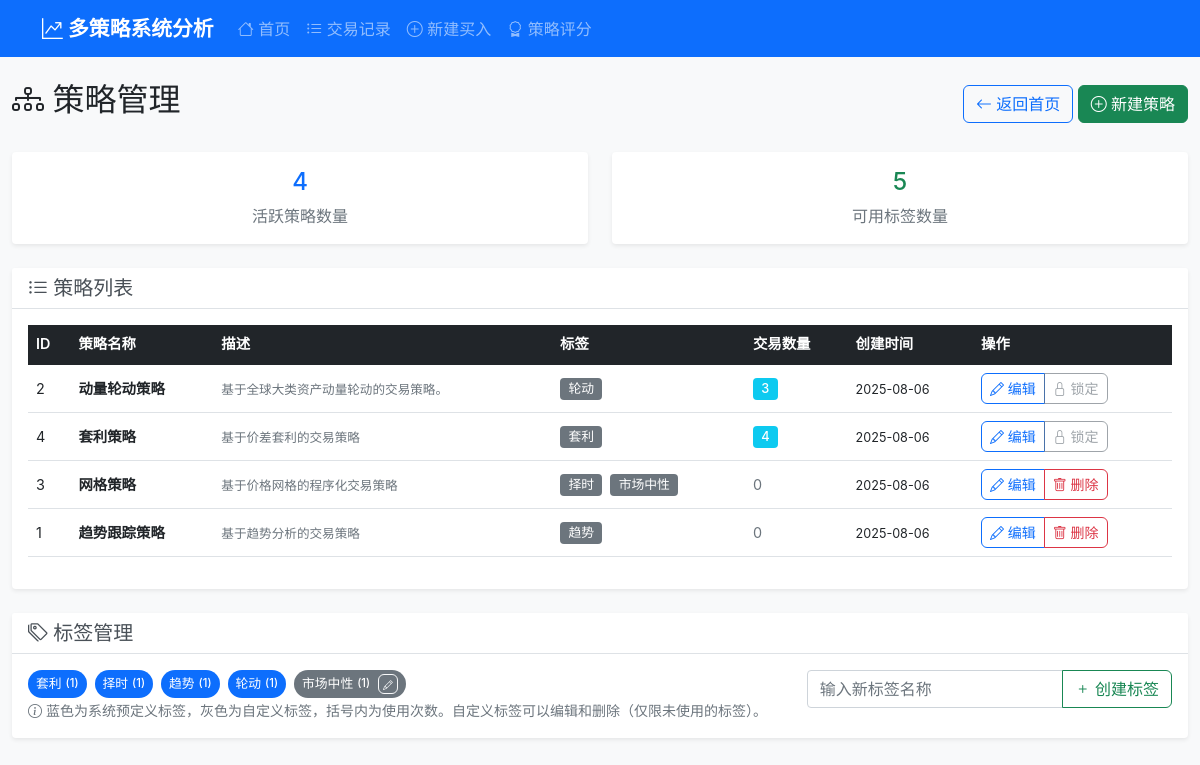
/strategies, run on an earlier commit of the app's database.
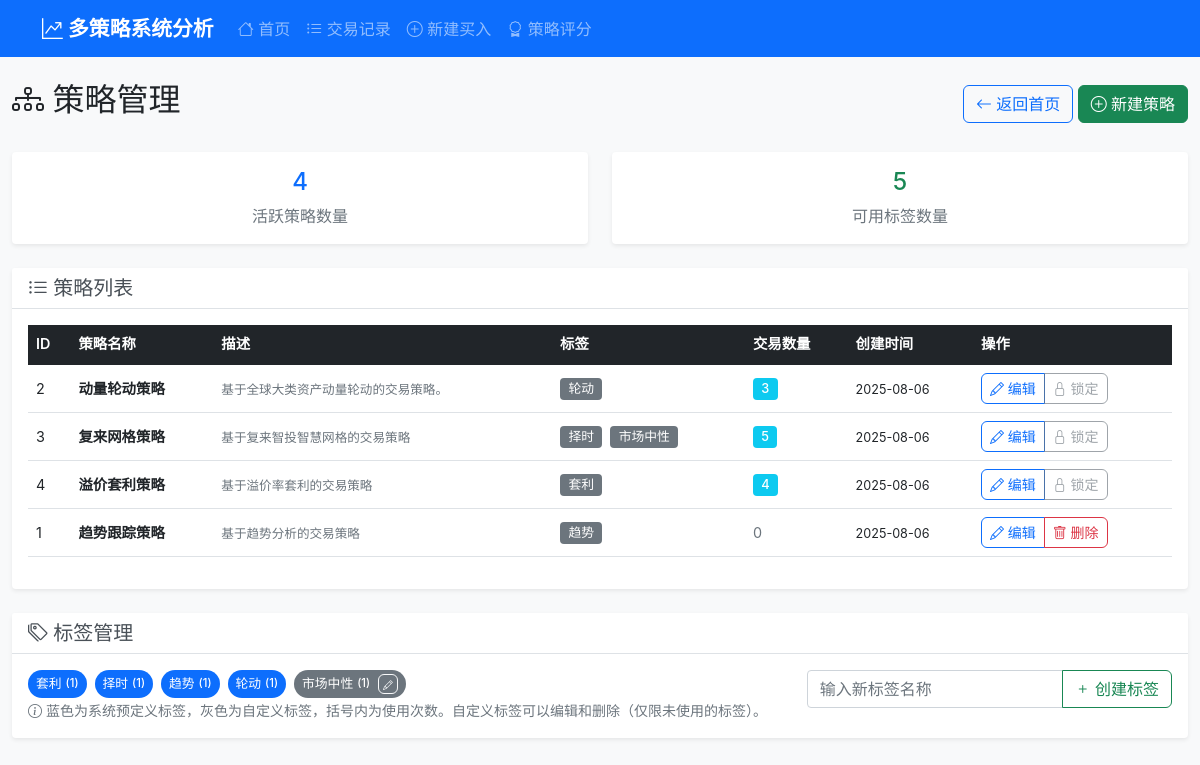
And on a later commit of the database.
### tables this page shows
CREATE TABLE strategies (
                id INTEGER PRIMARY KEY AUTOINCREMENT,
                name TEXT NOT NULL UNIQUE,
                description TEXT,
                is_active BOOLEAN DEFAULT 1,
                created_at TIMESTAMP DEFAULT CURRENT_TIMESTAMP,
                updated_at TIMESTAMP DEFAULT CURRENT_TIMESTAMP
            );

CREATE TABLE strategy_tags (
                id INTEGER PRIMARY KEY AUTOINCREMENT,
                name TEXT NOT NULL UNIQUE,
                is_predefined BOOLEAN DEFAULT 0,
                created_at TIMESTAMP DEFAULT CURRENT_TIMESTAMP
            );

### routes/strategy_routes.py (the view)
@strategy_bp.route('/strategies')
def strategies():
    try:
        strategy_service = StrategyService(current_app.db_service)
        trading_service = TradingService(current_app.db_service)
        strategies_list = strategy_service.get_all_strategies()
        for strategy in strategies_list:
            trades = trading_service.get_all_trades(strategy=strategy['name'])
            strategy['trade_count'] = len([t for t in trades if t['status'] != 'deleted'])
        tags = strategy_service.get_all_tags()
        usage_rows = strategy_service.db.execute_query(
            'SELECT tag_id, COUNT(*) AS usage_count FROM strategy_tag_relations GROUP BY tag_id'
        )
        tag_id_to_usage = {row['tag_id']: row['usage_count'] for row in usage_rows}
        for tag in tags:
            tag['usage_count'] = int(tag_id_to_usage.get(tag['id'], 0))
        tags.sort(key=lambda t: (0 if t.get('is_predefined') else 1, t.get('name', '')))
        return render_template('strategies.html', strategies=strategies_list, tags=tags)
    except Exception as e:
        current_app.logger.error(f"策略列表加载失败: {str(e)}")
        return render_template('strategies.html', strategies=[], tags=[])

### services/database_service.py (called while the page is built)
    def execute_query(self, query: str, params: tuple = (), fetch_one: bool = False, fetch_all: bool = True) -> Any:
        with self.get_connection() as conn:
            cursor = conn.cursor()
            cursor.execute(query, params)
            if query.strip().upper().startswith(('INSERT', 'UPDATE', 'DELETE')):
                conn.commit()
            if fetch_one:
                return cursor.fetchone()
            elif fetch_all:
                return cursor.fetchall()
            else:
                return cursor.lastrowid

### services/strategy_service.py (called while the page is built)
    def get_all_tags(self) -> List[Dict[str, Any]]:
        query = "SELECT * FROM strategy_tags ORDER BY name"
        return [dict(tag) for tag in self.db.execute_query(query)]

### templates/strategies.html (shortened to what the changed rows need)
{% extends "base.html" %}
{% block content %}
<div class="row">
    <div class="col-12">
        <div class="d-flex justify-content-between align-items-center mb-4">
            <h2><i class="bi bi-diagram-3"></i> 策略管理</h2>
        </div>
        {% if strategies %}
        <div class="card">
            <div class="card-body">
                <div class="table-responsive">
                    <table class="table table-hover">
                        <thead class="table-dark">
                            <tr>
                                <th>ID</th>
                                <th>策略名称</th>
                                <th>描述</th>
                                <th>标签</th>
                                <th>交易数量</th>
                                <th>创建时间</th>
                                <th>操作</th>
                            </tr>
                        </thead>
                        <tbody>
                            {% for strategy in strategies %}
                            <tr>
                                <td>{{ strategy.id }}</td>
                                <td>
                                    <strong>{{ strategy.name }}</strong>
                                </td>
                                <td>
                                    <small class="text-muted">{{ strategy.description[:50] }}{{ '...' if strategy.description and strategy.description|length > 50 else '' }}</small>
                                </td>
                                <td>
                                    {% for tag in strategy.tags %}
                                        {% if tag %}
                                            <span class="badge bg-secondary me-1">{{ tag }}</span>
                                        {% endif %}
                                    {% endfor %}
                                </td>
                                <td>
                                    {% if strategy.trade_count > 0 %}
                                        <span class="badge bg-info">{{ strategy.trade_count }}</span>
                                    {% else %}
                                        <span class="text-muted">0</span>
                                    {% endif %}
                                </td>
                                <td>
                                    <small>{{ strategy.created_at[:10] }}</small>
                                </td>
                                <td>
                                    <div class="btn-group" role="group">
                                        <a href="{{ url_for('strategy.edit_strategy', strategy_id=strategy.id) }}"
                                           class="btn btn-sm btn-outline-primary">
                                            <i class="bi bi-pencil"></i> 编辑
                                        </a>
                                        {% if strategy.trade_count == 0 %}
                                        <button class="btn btn-sm btn-outline-danger delete-strategy-btn"
                                                data-strategy-id="{{ strategy.id }}"
                                                data-strategy-name="{{ strategy.name }}">
                                            <i class="bi bi-trash"></i> 删除
                                        </button>
                                        {% else %}
                                        <button class="btn btn-sm btn-outline-secondary" disabled title="有关联交易，无法删除">
                                            <i class="bi bi-lock"></i> 锁定
                                        </button>
                                        {% endif %}
                                    </div>
                                </td>
                            </tr>
                            {% endfor %}
                        </tbody>
                    </table>
                </div>
            </div>
        </div>
        {% else %}
        <div class="alert alert-info text-center" role="alert">
            <i class="bi bi-info-circle"></i>
            暂无策略，<a href="{{ url_for('strategy.create_strategy') }}">点击这里创建第一个策略</a>。
        </div>
        {% endif %}
        <div class="card mt-4">
            <div class="card-body">
                <div class="row">
                    <div class="col-md-8">
                        <div class="d-flex flex-wrap gap-2">
                            {% for tag in tags or [] %}
                            <div class="tag-item d-inline-flex align-items-center">
                                <span class="badge {{ 'bg-primary' if tag.is_predefined else 'bg-secondary' }} d-flex align-items-center"
                                      id="tag-{{ tag.id }}">
                                    <span class="tag-name">{{ tag.name }}</span>
                                    <small class="ms-1">({{ tag.usage_count if tag.usage_count is defined else 0 }})</small>
                                    {% if not tag.is_predefined %}
                                    <div class="ms-2">
                                        <button class="btn btn-sm btn-outline-light edit-tag-btn"
                                                data-tag-id="{{ tag.id }}"
                                                data-tag-name="{{ tag.name }}"
                                                title="编辑标签">
                                            <i class="bi bi-pencil" style="font-size: 0.7em;"></i>
                                        </button>
                                    </div>
                                    {% endif %}
                                </span>
                            </div>
                            {% endfor %}
                        </div>
                    </div>
                </div>
            </div>
        </div>
    </div>
</div>
{% endblock %}

What changed in the data, as far as the page shows it:
changed strategies id 3: name "网格策略" → "复来网格策略"; description "基于价格网格的程序化交易策略" → "基于复来智投智慧网格的交易策略"; trade_count (not shown) → "5"; text "0" → "锁定"; no longer shows "删除"; moves up the list
changed strategies id 4: name "套利策略" → "溢价套利策略"; description "基于价差套利的交易策略" → "基于溢价率套利的交易策略"
